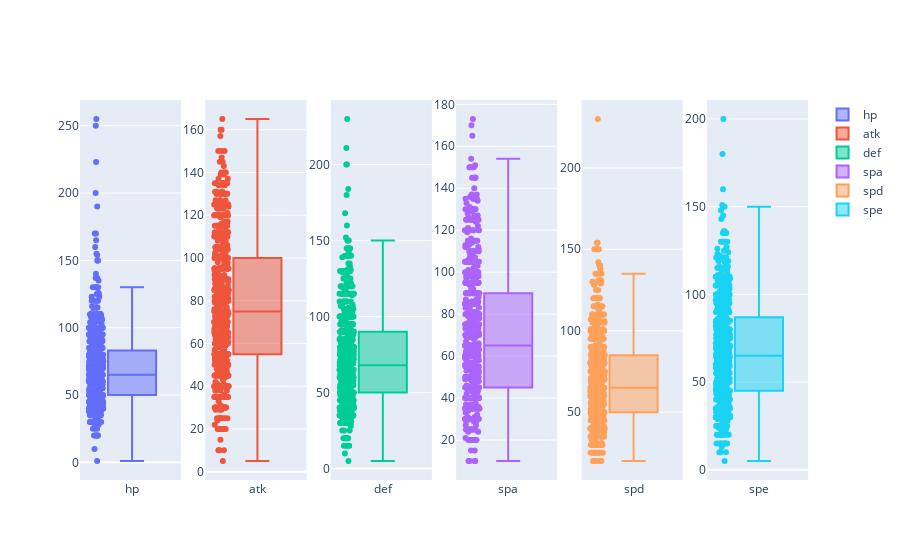

Source (notebook cell):
### Code cell
from plotly.subplots import make_subplots
import plotly.graph_objects as go

vars = ['hp', 'atk', 'def', 'spa', 'spd', 'spe']
fig = make_subplots(rows=1, cols=len(vars))
for i, var in enumerate(vars):
    fig.add_trace(
        go.Box(y=data[var],
        name=var),
        row=1, col=i+1
    )

fig.update_traces(boxpoints='all', jitter=.3)

### Figure 1 — Plotly figure (JSON) as saved in the notebook; plotly's stock layout.template omitted (floating-point values rounded to 4 significant figures; data arrays with more than 128 entries replaced by an {"elided": "..."} marker saying what was removed)
{"data": [{"boxpoints": "all", "jitter": 0.3, "name": "hp", "type": "box", "xaxis": "x", "y": {"elided": "784 int values"}, "yaxis": "y"}, {"boxpoints": "all", "jitter": 0.3, "name": "atk", "type": "box", "xaxis": "x2", "y": {"elided": "784 int values"}, "yaxis": "y2"}, {"boxpoints": "all", "jitter": 0.3, "name": "def", "type": "box", "xaxis": "x3", "y": {"elided": "784 int values"}, "yaxis": "y3"}, {"boxpoints": "all", "jitter": 0.3, "name": "spa", "type": "box", "xaxis": "x4", "y": {"elided": "784 int values"}, "yaxis": "y4"}, {"boxpoints": "all", "jitter": 0.3, "name": "spd", "type": "box", "xaxis": "x5", "y": {"elided": "784 int values"}, "yaxis": "y5"}, {"boxpoints": "all", "jitter": 0.3, "name": "spe", "type": "box", "xaxis": "x6", "y": {"elided": "784 int values"}, "yaxis": "y6"}], "layout": {"xaxis": {"anchor": "y", "domain": [0, 0.1389]}, "xaxis2": {"anchor": "y2", "domain": [0.1722, 0.3111]}, "xaxis3": {"anchor": "y3", "domain": [0.3444, 0.4833]}, "xaxis4": {"anchor": "y4", "domain": [0.5167, 0.6556]}, "xaxis5": {"anchor": "y5", "domain": [0.6889, 0.8278]}, "xaxis6": {"anchor": "y6", "domain": [0.8611, 1]}, "yaxis": {"anchor": "x", "domain": [0, 1]}, "yaxis2": {"anchor": "x2", "domain": [0, 1]}, "yaxis3": {"anchor": "x3", "domain": [0, 1]}, "yaxis4": {"anchor": "x4", "domain": [0, 1]}, "yaxis5": {"anchor": "x5", "domain": [0, 1]}, "yaxis6": {"anchor": "x6", "domain": [0, 1]}}}
